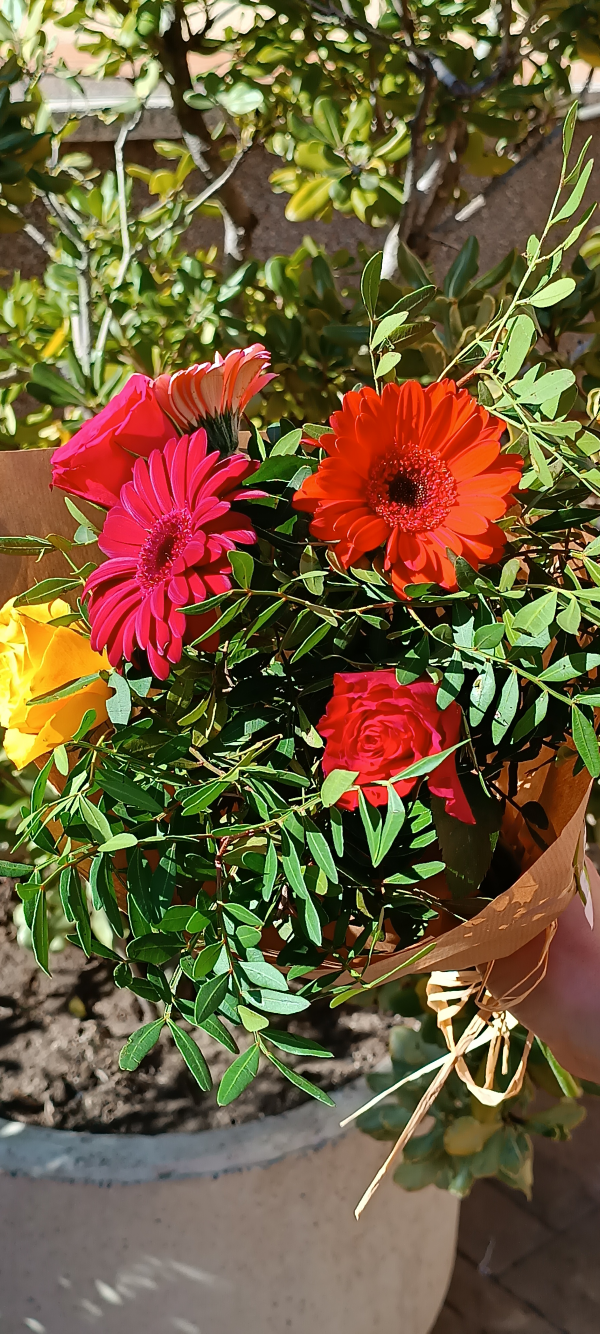
#> input picture assets/owned/IMG_20230211_133839.jpg, 1800 x 4000 px (shown at 1/3 size)
$ python -i render.py   (imports and definitions only)
#> lines starting #> are read from the running program, lines starting #| are printed output that depends on the picture
#> further down, picture is the input picture: PIL image 1800x4000 RGB; mean R, G, B 112.8, 93, 58.9
from __future__ import annotations

import random
import textwrap
import math
from pathlib import Path

from PIL import Image, ImageDraw, ImageFont


STORY_WIDTH = 1080
STORY_HEIGHT = 1920

# Instagram-style highlight colours (RGBA): soft pink, orange, blue, green
_HIGHLIGHT_COLORS = [
    (255, 182, 193, 210),
    (255, 164, 84,  210),
    (100, 176, 255, 210),
    (100, 220, 140, 210),
]

_PAD_X = 8       # horizontal padding inside highlight pill
_PAD_Y = 6       # vertical padding inside highlight pill
_LINE_GAP = 7    # gap between consecutive highlighted lines
_BLOCK_GAP = 52  # gap between title block and subtitle block
_RADIUS = 12     # corner radius of highlight pill


def _fit_background(image: Image.Image) -> Image.Image:
    image = image.convert("RGB")
    source_ratio = image.width / image.height
#> source_ratio = 0.45
    target_ratio = STORY_WIDTH / STORY_HEIGHT
    if source_ratio > target_ratio:
        new_width = int(image.height * target_ratio)
        left = (image.width - new_width) // 2
        image = image.crop((left, 0, left + new_width, image.height))
    else:
        new_height = int(image.width / target_ratio)
#> new_height = 3200
        top = (image.height - new_height) // 2
#> top = 400
        image = image.crop((0, top, image.width, top + new_height))
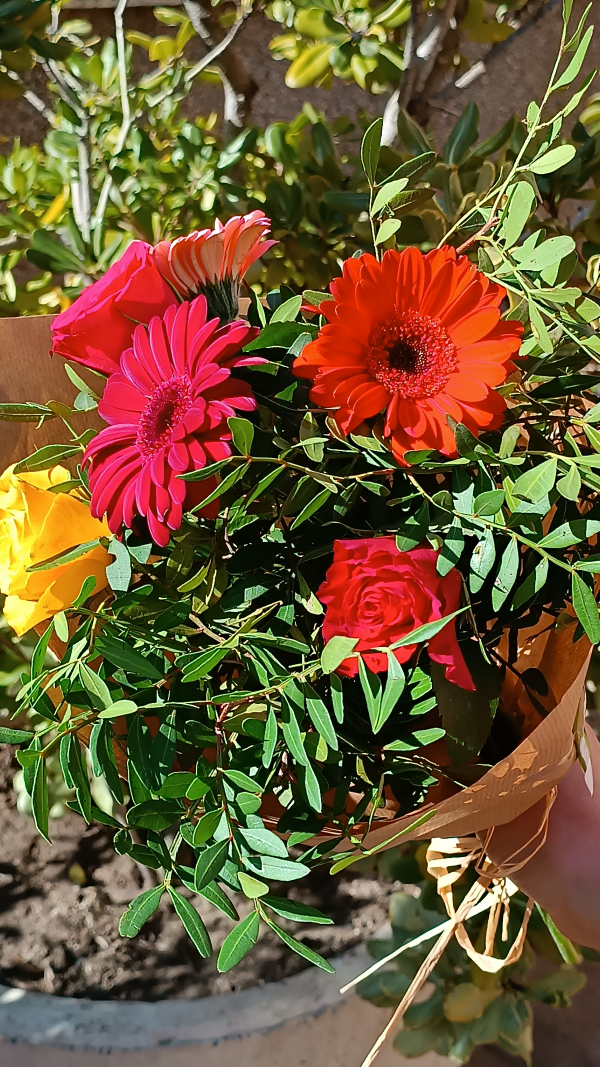
#> image: PIL image 1800x3200 RGB (shown at 1/3 size); mean R, G, B 111.8, 88.7, 52.8
    return image.resize((STORY_WIDTH, STORY_HEIGHT), Image.Resampling.LANCZOS)
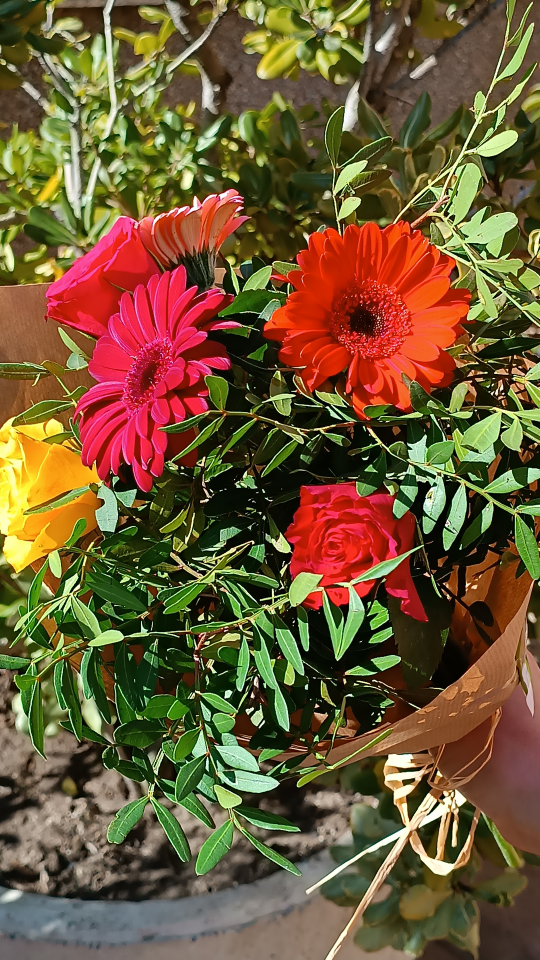
#> returned value: PIL image 1080x1920 RGB (shown at 1/2 size); mean R, G, B 111.8, 88.7, 53


# [168 lines left out: functions _load_font, _layout_lines, _compute_uniform_rect_height, _render_text_block, create_story, not called in this run]

>>> from PIL import Image
>>> picture = Image.open('../assets/owned/IMG_20230211_133839.jpg')
>>> result = _fit_background(picture)

$ run again, on assets/owned/IMG_20230211_133843.jpg
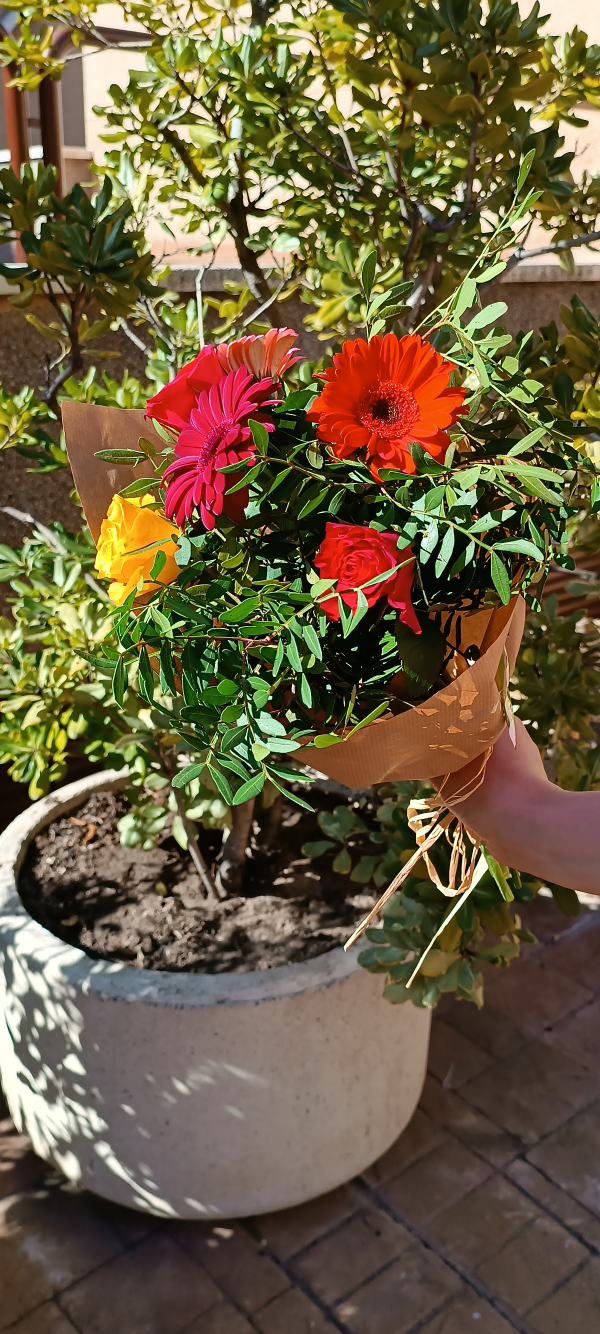
#> input picture assets/owned/IMG_20230211_133843.jpg, 1800 x 4000 px (shown at 1/3 size)
#> picture is the input picture: PIL image 1800x4000 RGB; mean R, G, B 108.3, 93.6, 63
#> in _fit_background, `image = image.crop((0, top, image.width, top + new_height))`:
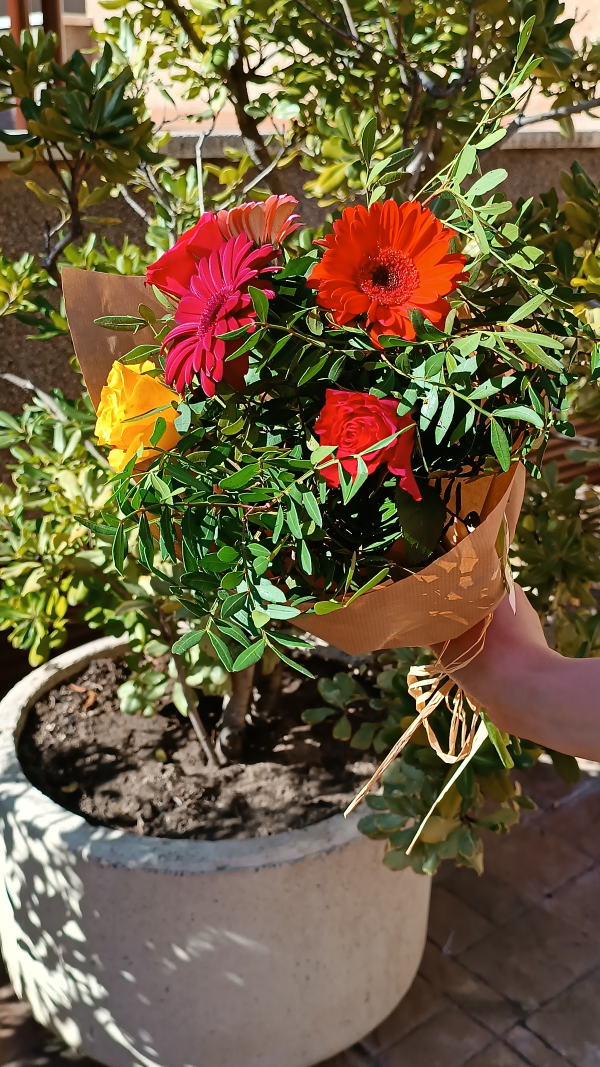
#> image: PIL image 1800x3200 RGB (shown at 1/3 size); mean R, G, B 109.7, 93.8, 62.9
#> in _fit_background, `return image.resize((STORY_WIDTH, STORY_HEIGHT), Image.Resampling.LANC..`:
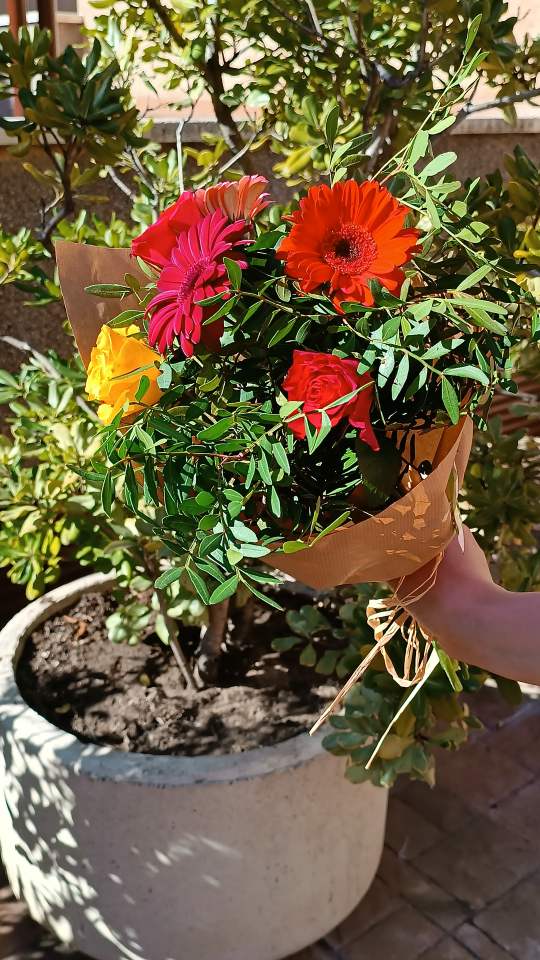
#> returned value: PIL image 1080x1920 RGB (shown at 1/2 size); mean R, G, B 109.7, 93.8, 63.1

$ run again, on assets/owned/IMG_20230211_134441.jpg
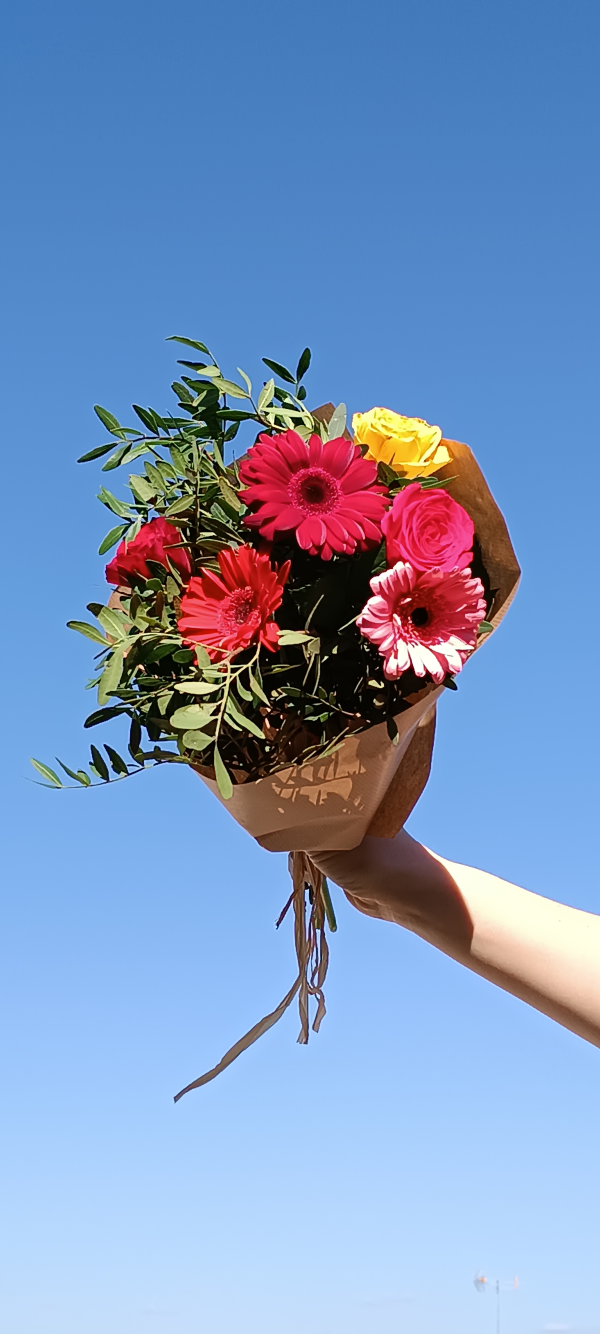
#> input picture assets/owned/IMG_20230211_134441.jpg, 1800 x 4000 px (shown at 1/3 size)
#> picture is the input picture: PIL image 1800x4000 RGB; mean R, G, B 122.7, 148.9, 189.6
#> in _fit_background, `image = image.crop((0, top, image.width, top + new_height))`:
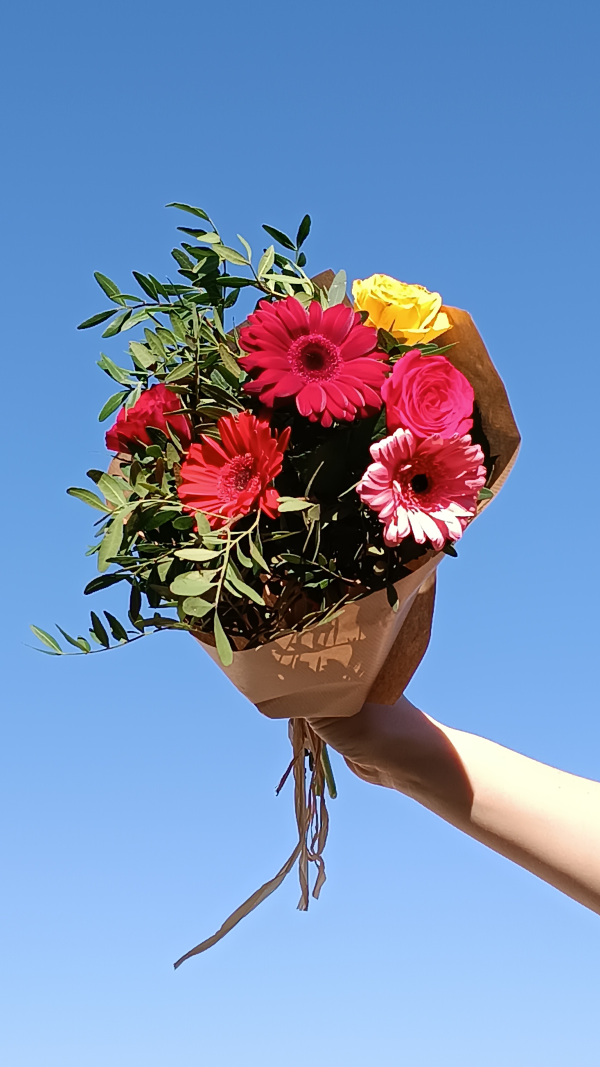
#> image: PIL image 1800x3200 RGB (shown at 1/3 size); mean R, G, B 121, 143.1, 181.7
